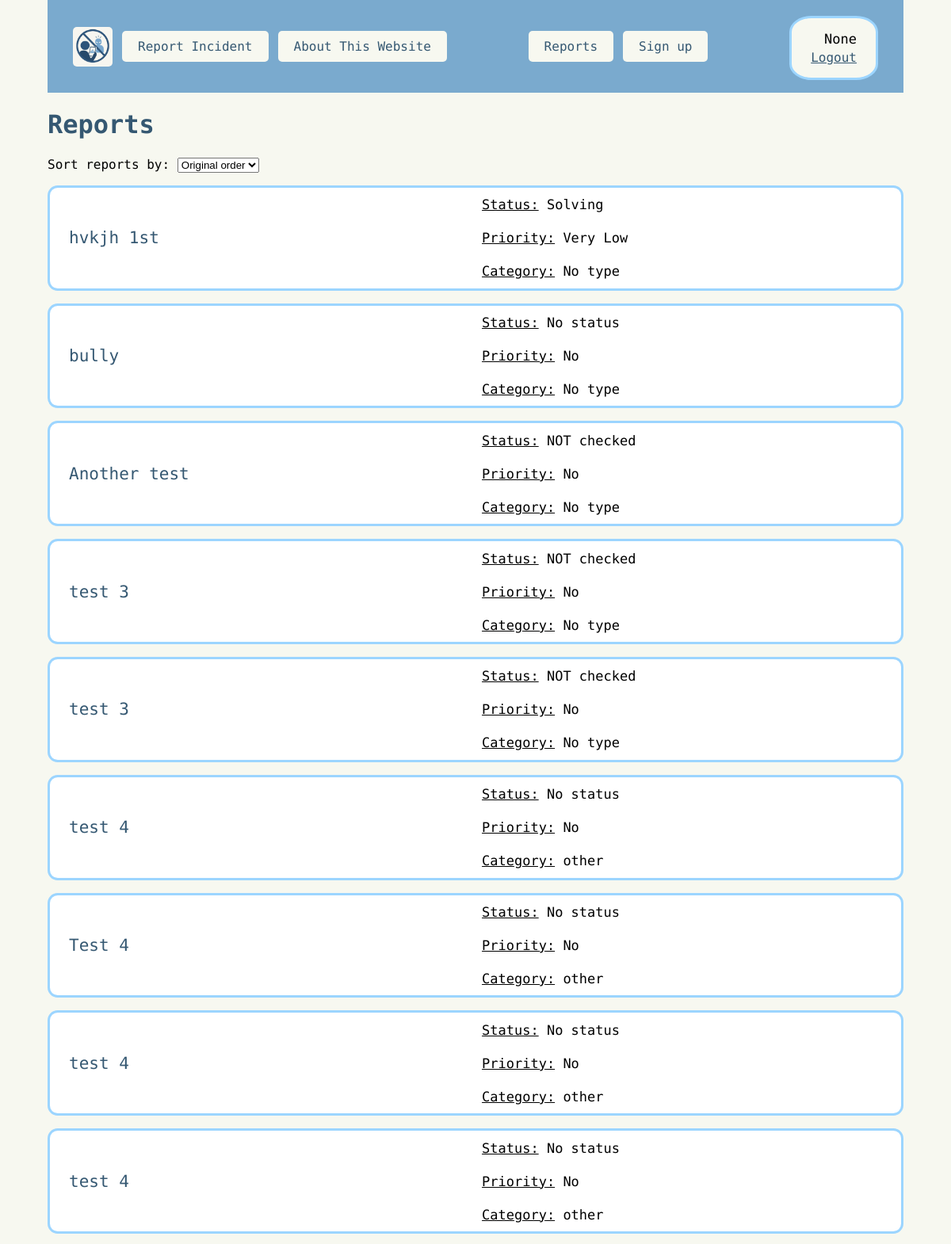
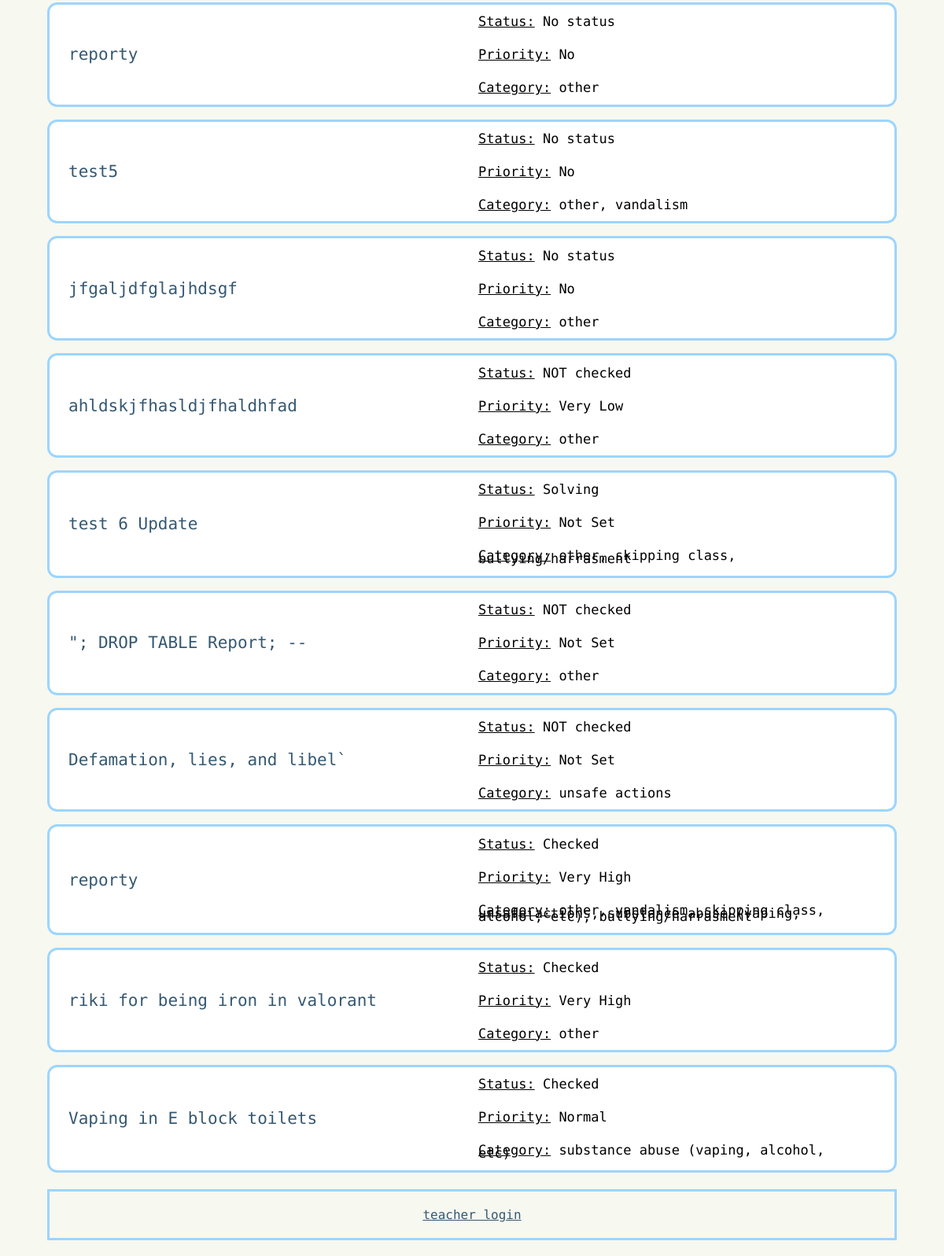
/view (signed in), run on the app's committed database (2 pictures, top to bottom).
### routes.py (models this page shows, shortened)
class User(UserMixin, db.Model):
    __tablename__ = "User"
    user_id = db.Column(db.Integer, primary_key=True)
    user_name = db.Column(db.String, nullable=False, unique=True)
    password = db.Column(db.String, nullable=False )
    teacher_code = db.Column(db.String, nullable=False, unique=True)

class Reports(db.Model):
    __tablename__ = "Reports"
    report_id = db.Column(db.Integer, primary_key=True)
    report_title = db.Column(db.String, nullable=False)
    report_detail = db.Column(db.String, nullable=False)
    report_time = db.Column(db.String, nullable=False)
    status_id = db.Column(db.Integer, db.ForeignKey("Status.status_id"), nullable=True)
    status = db.relationship("Status", backref="reports")
    priority_id = db.Column(db.Integer, db.ForeignKey("Priority.priority_id"), nullable=True)
    priority = db.relationship("Priority", backref="reports")
    types = db.relationship("Type", secondary=Report_Type, backref="reports")

class Status(db.Model):
    __tablename__ = "Status"
    status_id = db.Column(db.Integer, primary_key=True)
    status = db.Column(db.String, nullable=False)

class Priority(db.Model):
    __tablename__ = "Priority"
    priority_id = db.Column(db.Integer, primary_key=True)
    priority = db.Column(db.String, nullable=False)

class Type(db.Model):
    __tablename__ = "Type"
    type_id = db.Column(db.Integer, primary_key=True)
    type = db.Column(db.String, nullable=False)

### routes.py (the view)
@app.route("/view", methods=["GET"])
@login_required
def view():
    sort = request.args.get("sort", "original")
    if sort == "status":
        reports = Reports.query.join(Status).order_by(Status.status.asc()).all()
    elif sort == "type":
        reports = Reports.query.join(Reports.types).order_by(Type.type.asc()).all()
    elif sort == "priority":
        reports = Reports.query.join(Priority).order_by(Priority.priority.asc()).all()
    else:
        reports = Reports.query.order_by(Reports.report_id.asc()).all()
    status = Status.query.all()
    types = Type.query.all()
    priority = Priority.query.all()
    return render_template(
        "view.html", reports=reports, status=status, types=types, sort=sort, priority=priority
    )

### routes.py (called while the page is built)
@login_manager.user_loader
def load_user(user_id):
    return User.query.get(user_id)

### templates/view.html (shortened to what this page needs)
{% extends "layout.html" %}
{% block content %}
<div class="block">
    <h1>Reports</h1>
    <div class="sorting">
        <form method="get" action="/view" id="sortForm">
            <label for="sort">Sort reports by:</label>
            <select id="sort" name="sort" onchange="this.form.submit()">
                <option value="original" {% if sort == 'original' %}selected{% endif %}>Original order</option>
            </select>
        </form>
    </div>
    {% for report in reports %}
        <div class="reports">
            <a href="http://127.0.0.1:5000/edit/{{ report.report_id }}" class="report_name">{{ report.report_title }}</a>
            <div class="right_info">
                <p>
                <u>Status:</u>
                {% if report.status %}
                    {{ report.status.status }}
                {% else %}
                    No status
                {% endif %}
                </p>
                <br>
                <p>
                <u>Priority:</u>
                {% if report.priority %}
                    {{ report.priority.priority }}
                {% else %}
                    No
                {% endif %}
                </p>
                <br>
                <p>
                <u>Category:</u>
                {% if report.types %}
                    {% for t in report.types %}
                        {{ t.type }}{% if not loop.last %}, {% endif %}
                    {% endfor %}
                {% else %}
                    No type
                {% endif %}
                </p>
            </div>
        </div>
    {% endfor %}
</div>
{% endblock %}

### templates/header.html
<nav>
    <div class="nav-left">
        <a href="http://127.0.0.1:5000/" class="link"><img class="logo" src="/static/images/Logo.png" alt="Logo" ></a>
        <a href="http://127.0.0.1:5000/" class="h_link">Report Incident</a>
        <a href="http://127.0.0.1:5000/about" class="h_link">About This Website</a>
    </div>
    {% if current_user.is_authenticated %}
        <div class="nav-right">
            <a href="http://127.0.0.1:5000/view" class="h_link">Reports</a>
            <a href="http://127.0.0.1:5000/signup" class="h_link">Sign up</a>
        </div>
        <div class="user_info">
            <p>{{ current_user.teacher_code }}</p>
            <a href="{{ url_for('logout') }}">Logout</a>
        </div>
    {% endif %}
</nav>

### static/style.css (style rules this page uses)
html, body { font-family: "Victor Mono", monospace; margin-top: 0px; margin-bottom: 0px; }
h1 { color: #355872; }
a { color: #355872; }
p { font-size: 17px; }
.report_name { color: #355872; text-decoration: none; font-size: 21px; }
.logo { width: auto; height: 50px; vertical-align: middle; border-radius: 5px; }
header nav { display: flex; align-items: center; justify-content: space-between; gap: 1rem; flex-wrap: wrap; }
.nav-right { display: flex; align-items: center; gap: 0.75rem; flex-wrap: wrap; }
.nav-left { display: flex; align-items: center; gap: 0.75rem; flex-wrap: wrap; }
.h_link { background-color: #F7F8F0; padding: 10px 20px; border-radius: 5px; text-decoration: none; color: #355872; }
.user_info { display: flex; flex-direction: column; align-items: flex-end; gap: 0.25rem; margin-top: 0.25rem; border: 3px solid #9CD5FF; padding: 1rem 1.5rem; background-color: #F7F8F0; border-radius: 25%; }
.user_info p { margin: 0; }
body { background-color: #F7F8F0; margin-left: 5%; margin-right: 5%; }
.reports { display: grid; grid-template-columns: 1fr 1fr; align-items: center; gap: 1rem; border: 3px solid #9CD5FF; background-color: white; border-radius: 0.8rem; margin-bottom: 1rem; padding: 0.15rem 1.5rem; overflow-wrap: break-word; }
.right_info { margin-right: 1rem; line-height: 0.25rem; }
.sorting { margin-bottom: 1rem; }

### data on the page
User: teacher_code "None"
Reports: report_title "hvkjh 1st", status.status "Solving", priority.priority "Very Low", shows "No type"
Reports: report_title "bully", shows "No status", shows "No type"
Reports: report_title "Another test", status.status "NOT checked", shows "No", shows "No type"
Reports: report_title "test 3", status.status "NOT checked", shows "No", shows "No type"
Reports: report_title "test 3", status.status "NOT checked", shows "No", shows "No type"
Reports: report_title "test 4", shows "No status"
Type: type "other"
Reports: report_title "Test 4", shows "No status"
Reports: report_title "test 4", shows "No status"
Reports: report_title "test 4", shows "No status"
Reports: report_title "reporty", shows "No status"
Reports: report_title "test5", shows "No status"
Type: type "vandalism"
Reports: report_title "jfgaljdfglajhdsgf", shows "No status"
Reports: report_title "ahldskjfhasldjfhaldhfad", status.status "NOT checked", priority.priority "Very Low"
Reports: report_title "test 6 Update", status.status "Solving", priority.priority "Not Set"
Type: type "skipping class"
Type: type "bullying/harrasment"
Reports: report_title "\"; DROP TABLE Report; --", status.status "NOT checked", priority.priority "Not Set"
Reports: report_title "Defamation, lies, and libel`", status.status "NOT checked", priority.priority "Not Set"
Type: type "unsafe actions"
Reports: report_title "reporty", status.status "Checked", priority.priority "Very High"
Type: type "substance abuse (vaping, alcohol, etc)"
Reports: report_title "riki for being iron in valorant", status.status "Checked", priority.priority "Very High"
Reports: report_title "Vaping in E block toilets", status.status "Checked", priority.priority "Normal"
